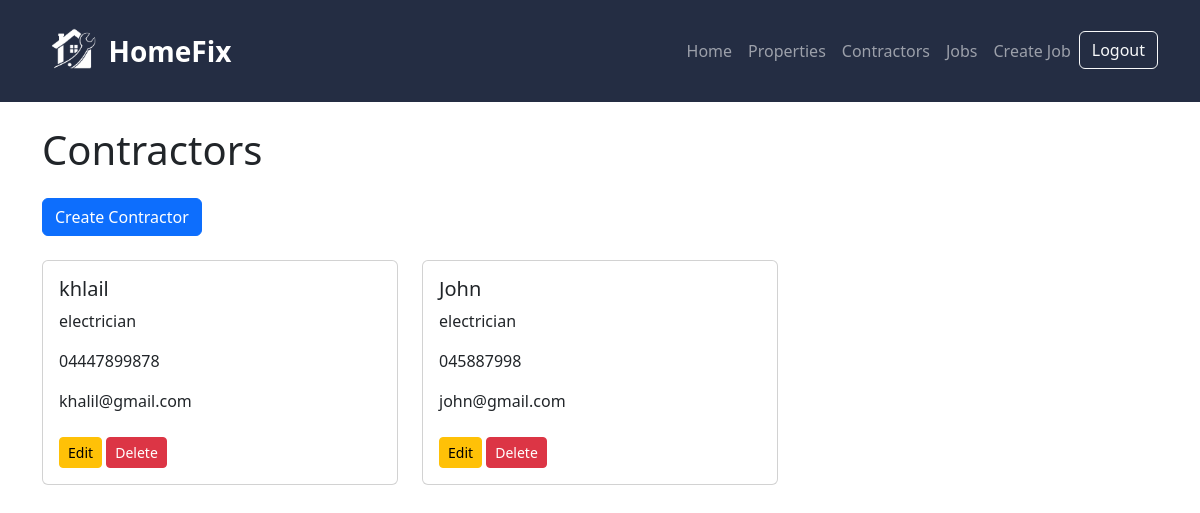
Screenshot of /contractors/ (signed in) with the database file from the repository.
### maintenance/models.py (models this page shows, shortened)
class Contractor(models.Model):
    TRADE_TYPES = [
        ('plumber', 'Plumber'),
        ('electrician', 'Electrician'),
        ('carpenter', 'Carpenter'),
        ('painter', 'Painter'),
        ('other', 'Other'),
    ]
    user = models.ForeignKey(
        User,
        on_delete=models.CASCADE,
        null=True,
        blank=True
    )
    name = models.CharField(max_length=100)
    trade_type = models.CharField(
        max_length=20,
        choices=TRADE_TYPES
    )
    phone = models.CharField(max_length=20)
    email = models.EmailField()

### maintenance/views.py (the view)
# urls.py: path('contractors/', views.contractor_list, name='contractor_list'),
@login_required
def contractor_list(request):
    contractors = Contractor.objects.filter(
        user=request.user
    )
    return render(
        request,
        'maintenance/contractor_list.html',
        {'contractors': contractors}
    )

### maintenance/templates/maintenance/contractor_list.html
{% extends 'maintenance/base.html' %}
{% block content %}
<h1 class="mb-4">Contractors</h1>
<a href="/contractors/create/" class="btn btn-primary mb-4">
    Create Contractor
</a>
<div class="row">
    {% for contractor in contractors %}
    <div class="col-md-4 mb-3">
        <div class="card">
            <div class="card-body">
                <h5 class="card-title">
                    {{ contractor.name }}
                </h5>
                <p class="card-text">
                    {{ contractor.trade_type }}
                </p>
                <p class="card-text">
                    {{ contractor.phone }}
                </p>
                <p class="card-text">
                    {{ contractor.email }}
                </p>
                <a href="/contractors/edit/{{ contractor.id }}/" class="btn btn-warning btn-sm mt-2">
                    Edit
                </a>
                <a href="/contractors/delete/{{ contractor.id }}/" class="btn btn-danger btn-sm mt-2">
                    Delete
                </a>
            </div>
        </div>
    </div>
    {% endfor %}
</div>
{% endblock %}

### rows the page displays
Contractor: name "khlail", trade_type "electrician", phone "04447899878", email "khalil@gmail.com"
Contractor: name "John", trade_type "electrician", phone "045887998", email "john@gmail.com"
